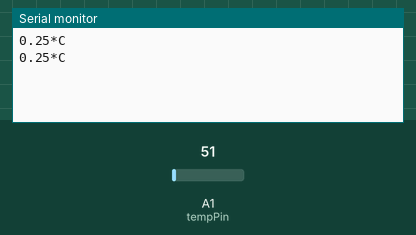
Recording of a sketch running on a simulated Arduino Uno, built with avr-gcc and run on an emulated ATmega328P. On the bench: the last lines printed to the serial monitor. The test bench sets the inputs (shaded band); at power-on: A1 (tempPin) = 51.

Above: at 1.8 s.
1.9 s: A1 (tempPin) set to 61
At 2.5 s:
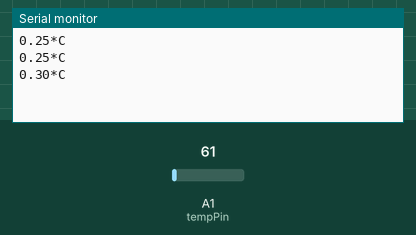
3.4 s: A1 (tempPin) set to 71
At 4.8 s:
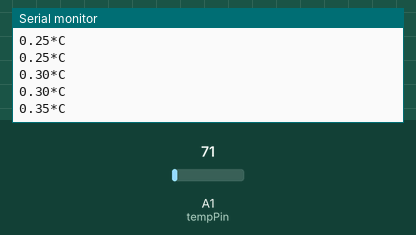
Timing chart, 0 to 6.4 s (numbered marks = the images above; inputs shaded):
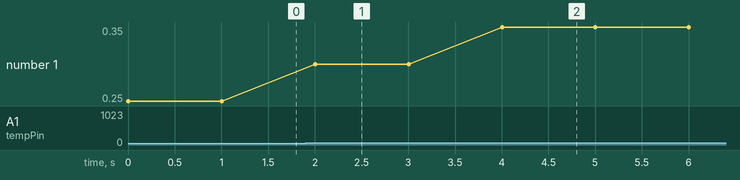

Measured:
- after the input at 1.9 s, the serial monitor: prints a new line after 0.10 s (image 1)
- after the input at 3.4 s, the serial monitor: prints a new line after 0.60 s (image 2)
- plotted number 1: 0.25 → 0.3 after the input at 1.9 s, 0.3 → 0.35 after the input at 3.4 s

The sketch:

LM35_Temperature_Sensor_to_Arduino.ino
```cpp
int val;
int tempPin = 1;

void setup() {
  Serial.begin(9600);
}

void loop() {
  val = analogRead(tempPin);
  float mv = (val / 1024.0) * 500;
  float cel = mv / 100;
  float far = (cel / 9) * 5 + 32;
  Serial.print(cel);
  Serial.print("*C");
  Serial.println();
  delay(1000);

}
```
